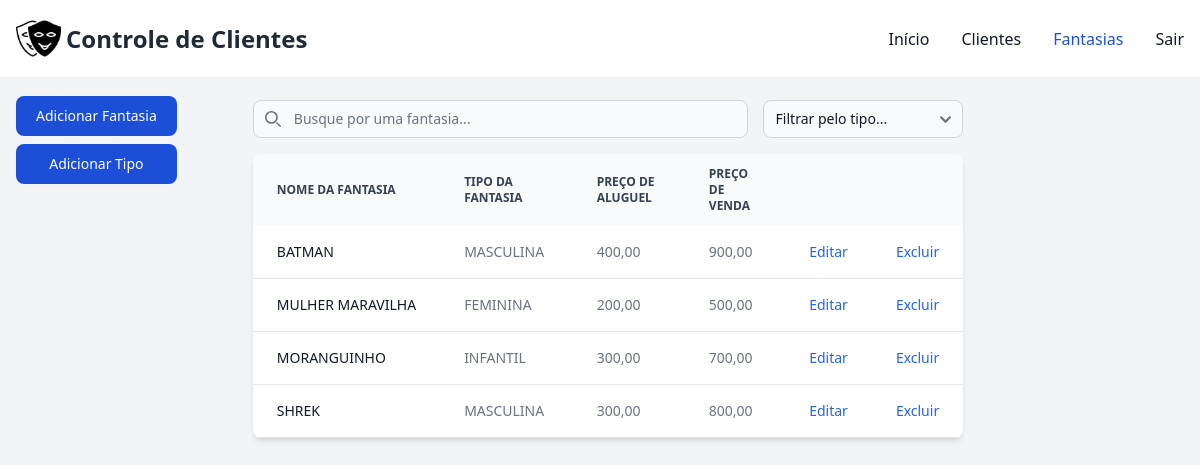
Screenshot of /controle/fantasias/ (signed in) with the database file from the repository.
### controle/models.py (models this page shows, shortened)
class Fantasia(models.Model):
    usuario = models.ForeignKey(User, on_delete=models.CASCADE)
    nome_fantasia = models.CharField(max_length=60)
    preco_venda = models.DecimalField(max_digits=10, decimal_places=2, blank=True, null=True)
    preco_aluguel = models.DecimalField(max_digits=10, decimal_places=2, blank=True, null=True)
    tipo_fantasia = models.ForeignKey(Tipo, on_delete=models.CASCADE)

class Tipo(models.Model):
    usuario = models.ForeignKey(User, on_delete=models.CASCADE)
    nome_tipo = models.CharField(max_length=60, unique=True, null=False)

### controle/views.py (the view, shortened to what this page needs)
# urls.py: path('fantasias/', views.fantasias_view, name='fantasias'),
@login_required(login_url="/controle/login")
def fantasias_view(request):
    if request.method == "GET":
        sessao = request.user
        fantasias = Fantasia.objects.filter(usuario=sessao)
        tipos = Tipo.objects.filter(usuario=sessao)
        context = {
            'fantasias': fantasias,
            'tipos': tipos
        }
        return render(request, 'fantasias.html', context)

### controle/templates/fantasias.html (shortened to what this page needs)
{% extends "base.html" %}
{% block conteudo %}
    <div class="pt-4 pl-4">
        <div class="lg:fixed justify-center pb-5">
            <button data-modal-target="crud-modal" data-modal-toggle="crud-modal" class="w-full block text-white bg-blue-700 hover:bg-blue-800 focus:ring-4 focus:outline-none focus:ring-blue-300 font-medium rounded-lg text-sm px-5 py-2.5 text-center" type="button">
                Adicionar Fantasia
            </button>
            <button data-modal-target="tipo-modal" data-modal-toggle="tipo-modal" class="w-full block text-white bg-blue-700 hover:bg-blue-800 focus:ring-4 focus:outline-none focus:ring-blue-300 font-medium rounded-lg text-sm px-5 py-2.5 text-center my-2" type="button">
                Adicionar Tipo
            </button>
        </div>
        <div class="flex justify-center">
            <div  class="flex flex-col lg:w-3/5 w-4/5">
            <div class="pb-4">
                <div class="flex w-full">
                    <div class="relative mt-1 w-full" style="margin-right: 15px;">
                        <div class="absolute inset-y-0 rtl:inset-r-0 start-0 flex items-center ps-3 pointer-events-none">
                        </div>
                        <input type="text" id="costume-search" class="block pt-2 ps-10 text-sm text-gray-900 border border-gray-300 rounded-lg w-full bg-gray-50 focus:ring-blue-500 focus:border-blue-500" placeholder="Busque por uma fantasia...">
                    </div>
                    <div class="relative mt-1 w-72">
                        <select name="tipo_fantasia_filtro" id="tipo_fantasia_filtro" class="bg-gray-50 border border-gray-300 text-gray-900 text-sm rounded-lg focus:ring-primary-600 focus:border-primary-600 block w-full" onchange="filtrarFantasia()">
                            <option value="" disabled selected>Filtrar pelo tipo...</option>
                        </select>
                    </div>
                </div>
            </div>
            <div class="relative overflow-x-auto shadow-md sm:rounded-lg">
                <table class="w-full text-sm text-left rtl:text-right text-gray-500">
                    <thead class="text-xs text-gray-700 uppercase bg-gray-50">
                        <tr>
                            <th scope="col" class="px-6 py-3">
                                Nome da Fantasia
                            </th>
                            <th scope="col" class="px-6 py-3">
                                Tipo da Fantasia
                            </th>
                            <th scope="col" class="px-6 py-3">
                                Preço de Aluguel
                            </th>
                            <th scope="col" class="px-6 py-3">
                                Preço de Venda
                            </th>
                            <th scope="col" class="px-6 py-3">
                            </th>
                            <th scope="col" class="px-6 py-3">
                            </th>
                        </tr>
                    </thead>
                    <tbody>
                        {% for fantasia in fantasias %}
                        <tr class="bg-white border-b">
                            <th scope="row" class="px-6 py-4 font-medium text-gray-900 whitespace-nowrap">
                                {{ fantasia.nome_fantasia|truncatechars:52 }}
                            </th>
                            <td class="px-6 py-4">
                                {{ fantasia.tipo_fantasia.nome_tipo }}
                            </td>
                            <td class="px-6 py-4">
                                {% if fantasia.preco_aluguel %}
                                    {{ fantasia.preco_aluguel }}
                                {% else %}
                                    -
                                {% endif %}
                            </td>
                            <td class="px-6 py-4">
                                {% if fantasia.preco_venda %}
                                    {{ fantasia.preco_venda }}
                                {% else %}
                                    -
                                {% endif %}
                            </td>
                            <td class="px-6 py-4">
                                <button data-fantasia-id="{{ fantasia.id }}" data-modal-target="editar-modal" data-modal-toggle="editar-modal" class="font-medium text-blue-600 hover:underline">Editar</button>
                            </td>
                            <td class="px-6 py-4">
                                <button data-fantasia-id="{{ fantasia.id }}" class="font-medium text-blue-600 hover:underline" onclick="excluirFantasia(event)">Excluir</button>
                            </td>
                        </tr>
                        {% endfor %}
                    </tbody>
                </table>
            </div>
        </div>
    </div>
    </div>
    {% load static %}
{% endblock %}

### controle/templates/base.html (style rules this page uses)
input { text-transform: uppercase; }
input::placeholder { text-transform: none; }

### rows the page displays
Fantasia: nome_fantasia "BATMAN", tipo_fantasia.nome_tipo "MASCULINA", preco_aluguel "400,00", preco_venda "900,00"
Fantasia: nome_fantasia "MULHER MARAVILHA", tipo_fantasia.nome_tipo "FEMININA", preco_aluguel "200,00", preco_venda "500,00"
Fantasia: nome_fantasia "MORANGUINHO", tipo_fantasia.nome_tipo "INFANTIL", preco_aluguel "300,00", preco_venda "700,00"
Fantasia: nome_fantasia "SHREK", tipo_fantasia.nome_tipo "MASCULINA", preco_aluguel "300,00", preco_venda "800,00"
